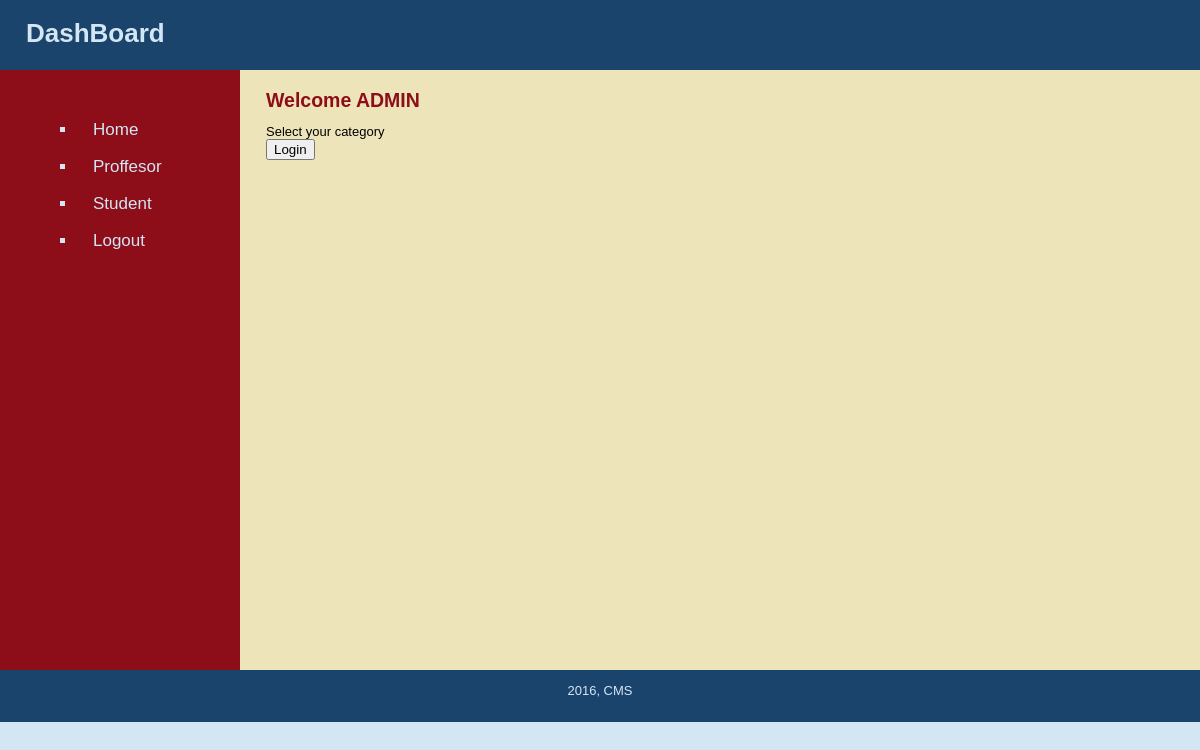
The page /admin_dashboard.php?prof on the database as committed earlier.
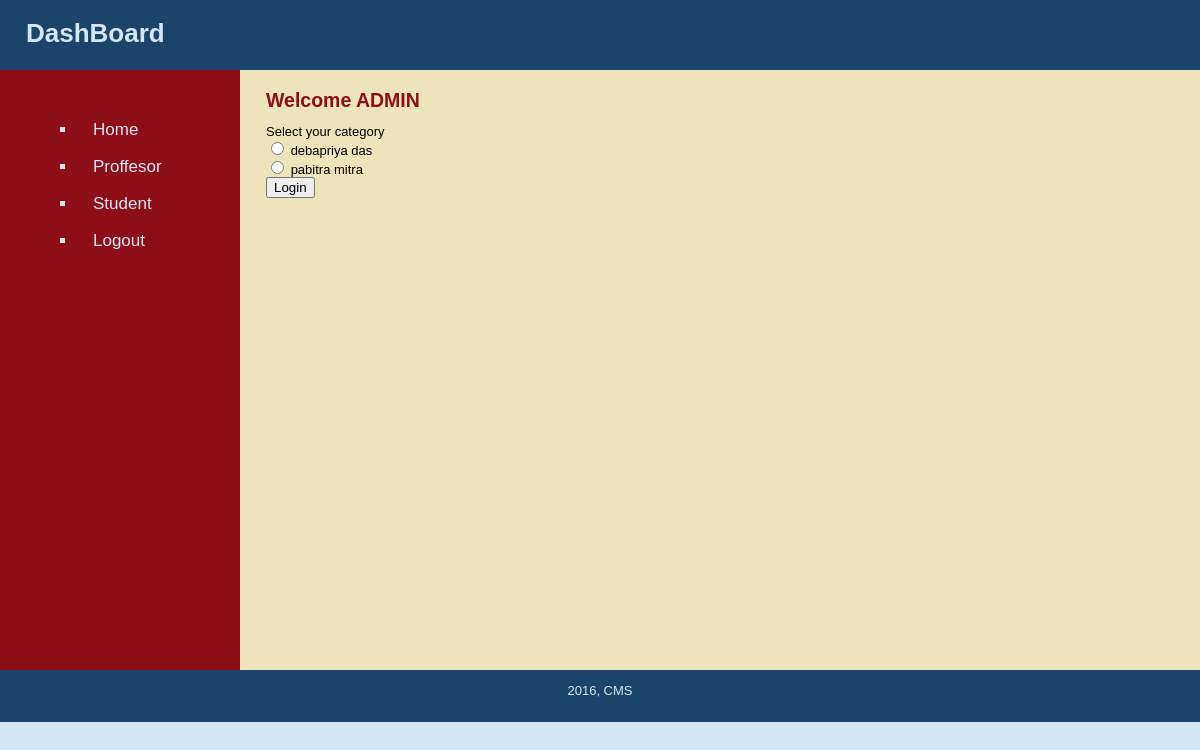
The same page on the database as committed later.
### tables this page shows
CREATE TABLE IF NOT EXISTS `professor` (
`Professor_id` int(11) NOT NULL,
  `Firstname` varchar(255) DEFAULT NULL,
  `Lastname` varchar(255) DEFAULT NULL,
  `email_id` varchar(255) DEFAULT NULL,
  `username` varchar(20) DEFAULT NULL,
  `password` varchar(20) DEFAULT NULL,
  `DOB` date DEFAULT NULL,
  `Institute` varchar(255) DEFAULT NULL
);

### show_prof.php (the view)
<form action="set_variable.php?user_type=Professor" method="post">
	<div class="form-group">
	    <label for="exampleusertype1">Select your category </label></br>
	    <?php
	    $sql = "SELECT * FROM professor";
	    $result = mysql_query($sql,$conn);
	    while($row = mysql_fetch_array($result,MYSQL_ASSOC))
	    {
	    	?>
	    	<input type="radio" name="user_id" value=<?php echo $row['Professor_id']; ?> > <?php echo $row['Firstname']." ".$row['Lastname'];?> <br>
	    	<?php
	    }
		?>
	</div>
	<button type="submit" class="btn btn-success" name="LOGIN">Login</button>
</form>

Rows that differ between the two databases and show on the page:
added professor: Firstname "debapriya", Lastname "das"
added professor: Firstname "pabitra", Lastname "mitra"
